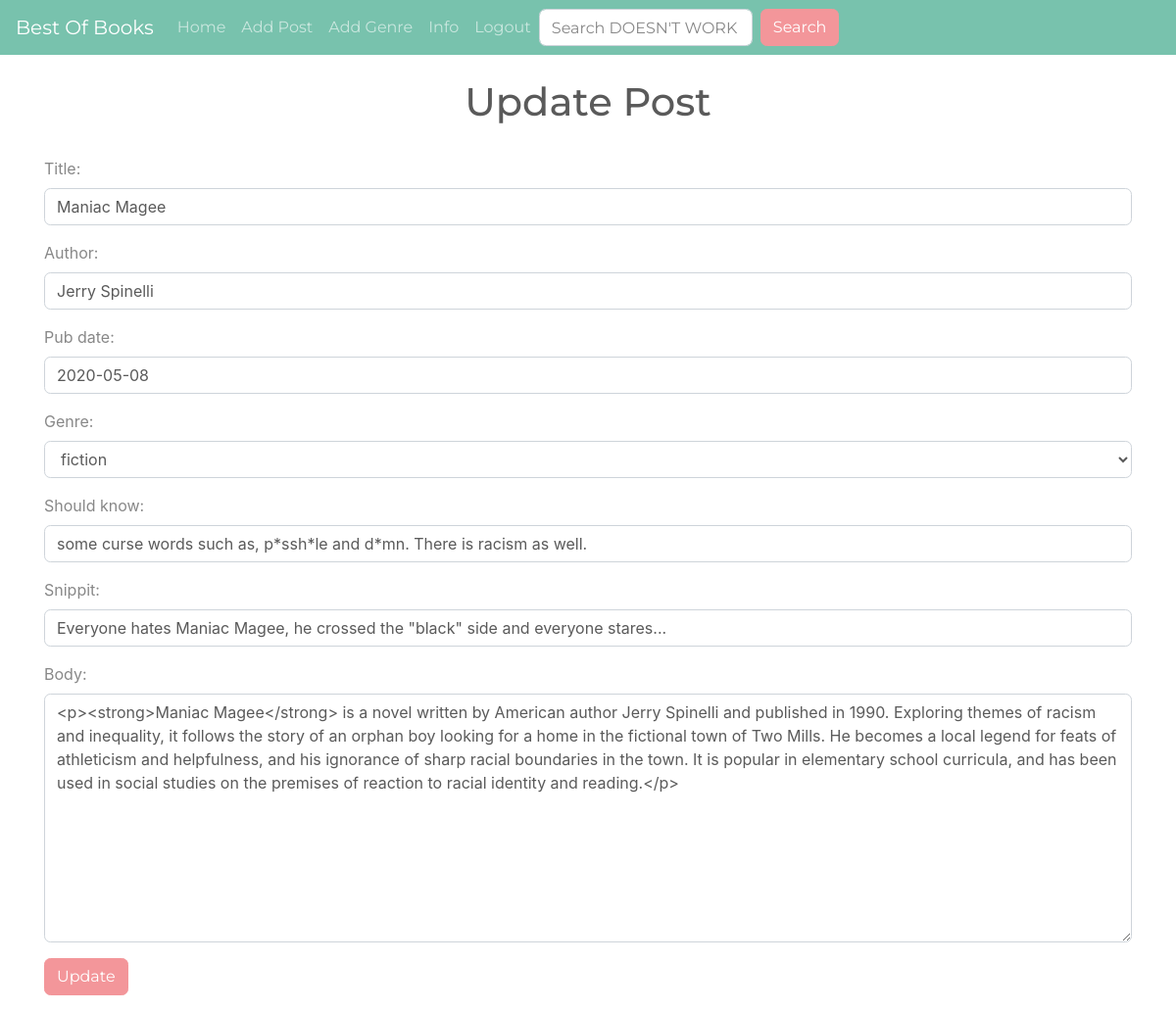
Page /article/edit/maniac-magee (signed in) on the committed database.
### mainapp/models.py (models this page shows, shortened)
class Post(models.Model):
	title = models.CharField(max_length=255)
	slug = models.SlugField(max_length=255, null=False, unique=True)
	reviewer = models.ForeignKey(User, on_delete=models.CASCADE)
	author = models.CharField(max_length=255)
	pub_date = models.DateField()
	genre = models.CharField(max_length=255)
	should_know = models.CharField(max_length=500)
	snippit = models.CharField(max_length=255)
	body = models.TextField()

### mainapp/views.py (the view)
# urls.py: path('article/edit/<slug:slug>', UpdatePostView.as_view(), name="update_post"),
class UpdatePostView(UpdateView):
	model = Post
	form_class = EditForm
	template_name = 'update_post.html'

### mainapp/forms.py
class EditForm(forms.ModelForm):
	class Meta:
		model = Post
		fields = ('title', 'author', 'pub_date', 'genre', 'should_know', 'snippit', 'body')
		widgets = {
			'title': forms.TextInput(attrs={'class': 'form-control'}),
			'author': forms.TextInput(attrs={'class': 'form-control'}),
			'pub_date': forms.DateInput(attrs={'class': 'form-control'}),
			'genre': forms.Select(choices=genre_list, attrs={'class': 'form-control'}),
			'should_know': forms.TextInput(attrs={'class': 'form-control'}),
			'snippit': forms.TextInput(attrs={'class': 'form-control'}),
			'body': forms.Textarea(attrs={'class': 'form-control'}),
		}

### mainapp/templates/update_post.html (shortened to what this page needs)
{% extends 'base.html' %}
{% block content %}
{% if user.is_authenticated %}
<center><h1>Update Post</h1></center>
<br>
<div class="form-group">
<form method="POST">
	{{ form.as_p }}
	<button class="btn btn-secondary">Update</button>
</form>
</div>
{% else %}
<center><h1>You are NOT allowed here.  (Either Log In or SCRAM) <br> <a href="../../home.html">GO HOME</a></h1></center>
{% endif %}
{% endblock %}

### rows in the picture
Post: title "Maniac Magee", author "Jerry Spinelli", pub_date "2020-05-08", genre "fiction", should_know "some curse words such as, p*ssh*le and d*mn. There is racism as well.", snippit "Everyone hates Maniac Magee, he crossed the \"black\" side and everyone stares...", body "<p><strong>Maniac Magee</strong> is a novel written by American author Jerry Spinelli and published in 1990. Exploring themes of racism and inequality, it follows the story of an orphan boy looking for a home in the fictional town of Two Mills. He becomes a local legend for feats of athleticism and helpfulness, and his ignorance of sharp racial boundaries in the town. It is popular in elementary school curricula, and has been used in social studies on the premises of reaction to racial identity and reading.</p>"
